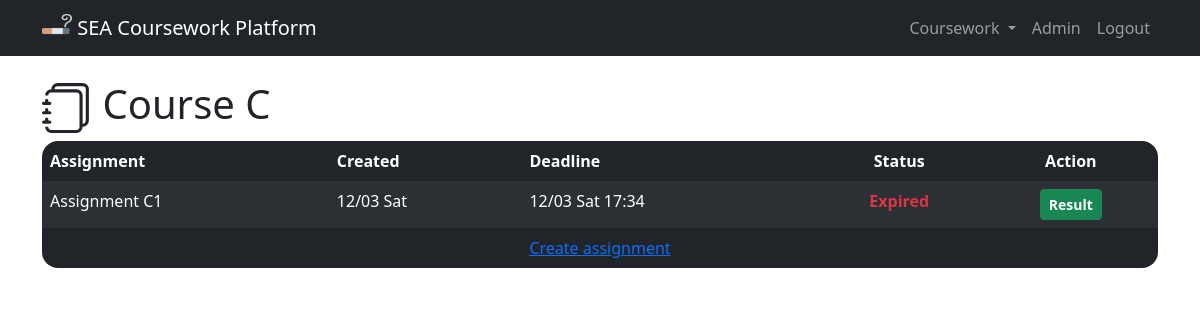
Page /coursework/7 (signed in) on the earlier database version.
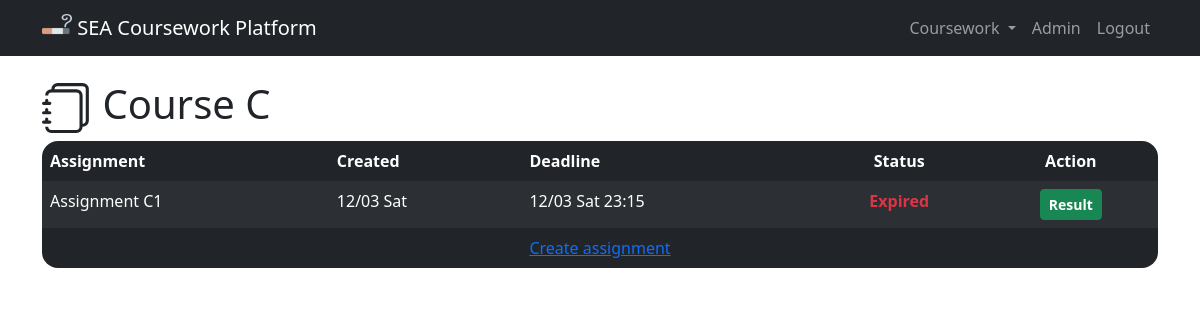
Same page on the later database version.
### coursework/models.py (models this page shows, shortened)
class Assignment(models.Model):
    coursework = models.ForeignKey(
        Coursework,
        on_delete=models.PROTECT,
        related_name="assignment"
    )
    title = models.CharField(max_length=128)
    created_on = models.DateTimeField(auto_now_add=True)
    deadline = models.DateTimeField()
    def __str__(self):
        return self.title
    @property
    def is_expired(self):
        return timezone.now() > self.deadline
    class Meta:
        ordering = [
            "coursework",
            "-created_on"
        ]

### coursework/views.py (the view)
@login_required
def coursework_view(request, coursework_id):
    coursework = Coursework.objects.get(pk=int(coursework_id))
    if request.user in coursework.taken_person.all():
        return render(request, "coursework/coursework_view.html", {
            "coursework": coursework
        })
    else:
        messages.error(
            request, "You haven't join this coursework!"
        )
        return HttpResponseRedirect(reverse("index"))

### coursework/models.py (called while the page is built)
    def __str__(self):
        return self.name

    def __str__(self):
        return self.course.name

### coursework/templates/coursework/coursework_view.html (shortened to what this page needs)
{% extends "coursework/layout.html" %}
{% block body %}
<h1>
  {{ coursework }}
</h1>
<table class="table table-dark table-striped table-hover table-borderless">
  <thead>
    <tr>
      <th scope="col">Assignment</th>
      <th scope="col">Created</th>
      <th scope="col">Deadline</th>
      <th scope="col" class="text-center">Status</th>
      <th scope="col" class="text-center">Action</th>
    </tr>
  </thead>
  <tbody>
    {% for assignment in coursework.assignment.all %}
    <tr>
      <td>{{ assignment }}</td>
      <td>{{ assignment.created_on|date:'n/d D' }}</td>
      <td>{{ assignment.deadline|date:'n/d D G:i' }}</td>
      <td class="text-center">
        {% if assignment.is_expired %}
        <div class="text-danger fw-bold">Expired</div>
        {% else %}
        <div class="text-success fw-bold">Active</div>
        {% endif %}
      </td>
      <td class="text-center">
      {% if assignment.is_expired %}
        {% if user.status == "Student" %}
        <a href="{% url 'view_submit_result' assignment.coursework.id assignment.id %}"
          class="btn btn-success btn-sm fw-bold">
          View
        </a>
        {% else %}
        <form action="{% url 'assignment_result' %}" method="post">
          <button type="submit" class="btn btn-success btn-sm fw-bold">
            Result
          </button>
        </form>
        {% endif %}
      {% else %}
        <a href="{% url 'submit_assignment' assignment.coursework.id assignment.id %}"
          class="btn btn-primary btn-sm fw-bold">
          Submit
        </a>
      {% endif %}
      </td>
    </tr>
    {% empty %}
    <tr>
      <td colspan="5">No assignment at the moment...</td>
    </tr>
    {% endfor %}
    <tr>
      <td colspan="5" style="text-align:center">
        {% if not user.status == "Student" %}
        <a href="{% url 'create_assignment' coursework.id %}">Create assignment</a>
        {% else %}
        Bla bla bla
        {% endif %}
      </td>
    </tr>
  </tbody>
</table>
{% endblock %}

Differences in the rows shown:
changed Assignment "Assignment C1": deadline "12/03 Sat 17:34" → "12/03 Sat 23:15"
